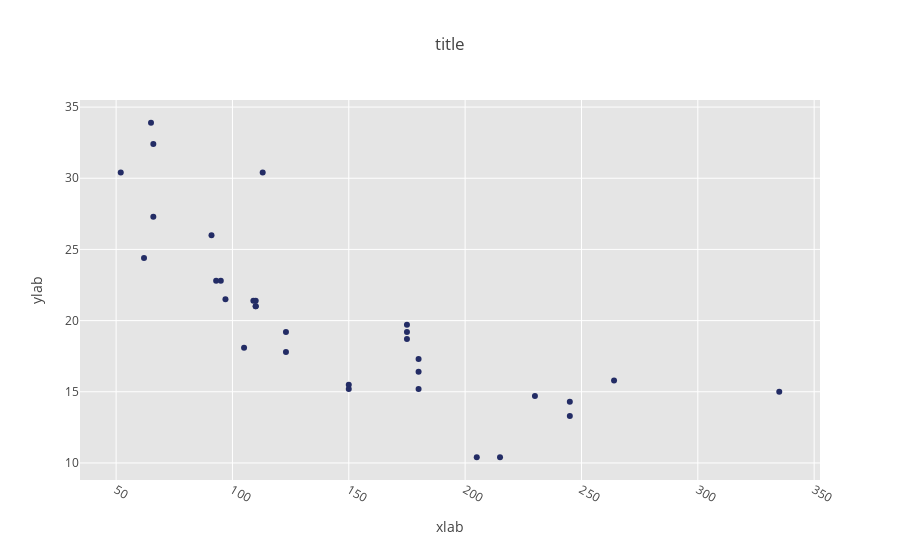

Notebook cell for this chart:
### Markdown cell above
The `scatterplot` module takes a separate dataframe for the x values and for the y values:

### Code cell
args = {'x_data':x_data, 'y_data':y_data}
fig = scatterplot.create_graph(**args)

### Figure 1 — Plotly figure (JSON) as saved in the notebook; plotly's stock layout.template omitted (floating-point values rounded to 4 significant figures)
{"data": [{"marker": {"color": ["#232C65", "#232C65", "#232C65", "#232C65", "#232C65", "#232C65", "#232C65", "#232C65", "#232C65", "#232C65", "#232C65", "#232C65", "#232C65", "#232C65", "#232C65", "#232C65", "#232C65", "#232C65", "#232C65", "#232C65", "#232C65", "#232C65", "#232C65", "#232C65", "#232C65", "#232C65", "#232C65", "#232C65", "#232C65", "#232C65", "#232C65", "#232C65"]}, "mode": "markers", "name": "hp", "text": [110, 110, 93, 110, 175, 105, 245, 62, 95, 123, 123, 180, 180, 180, 205, 215, 230, 66, 52, 65, 97, 150, 150, 245, 175, 66, 91, 113, 264, 175, 335, 109], "type": "scatter", "uid": "a3a3ba94-ec0f-11e8-afc7-a0481cac4f9d", "x": [110, 110, 93, 110, 175, 105, 245, 62, 95, 123, 123, 180, 180, 180, 205, 215, 230, 66, 52, 65, 97, 150, 150, 245, 175, 66, 91, 113, 264, 175, 335, 109], "y": [21, 21, 22.8, 21.4, 18.7, 18.1, 14.3, 24.4, 22.8, 19.2, 17.8, 16.4, 17.3, 15.2, 10.4, 10.4, 14.7, 32.4, 30.4, 33.9, 21.5, 15.5, 15.2, 13.3, 19.2, 27.3, 26, 30.4, 15.8, 19.7, 15, 21.4]}], "layout": {"hovermode": "closest", "plot_bgcolor": "rgb(229, 229, 229)", "title": "title", "xaxis": {"gridcolor": "rgb(255,255,255)", "tickangle": 30, "title": "xlab", "zerolinecolor": "rgb(255,255,255)"}, "yaxis": {"gridcolor": "rgb(255,255,255)", "title": "ylab", "zerolinecolor": "rgb(255,255,255)"}}}
